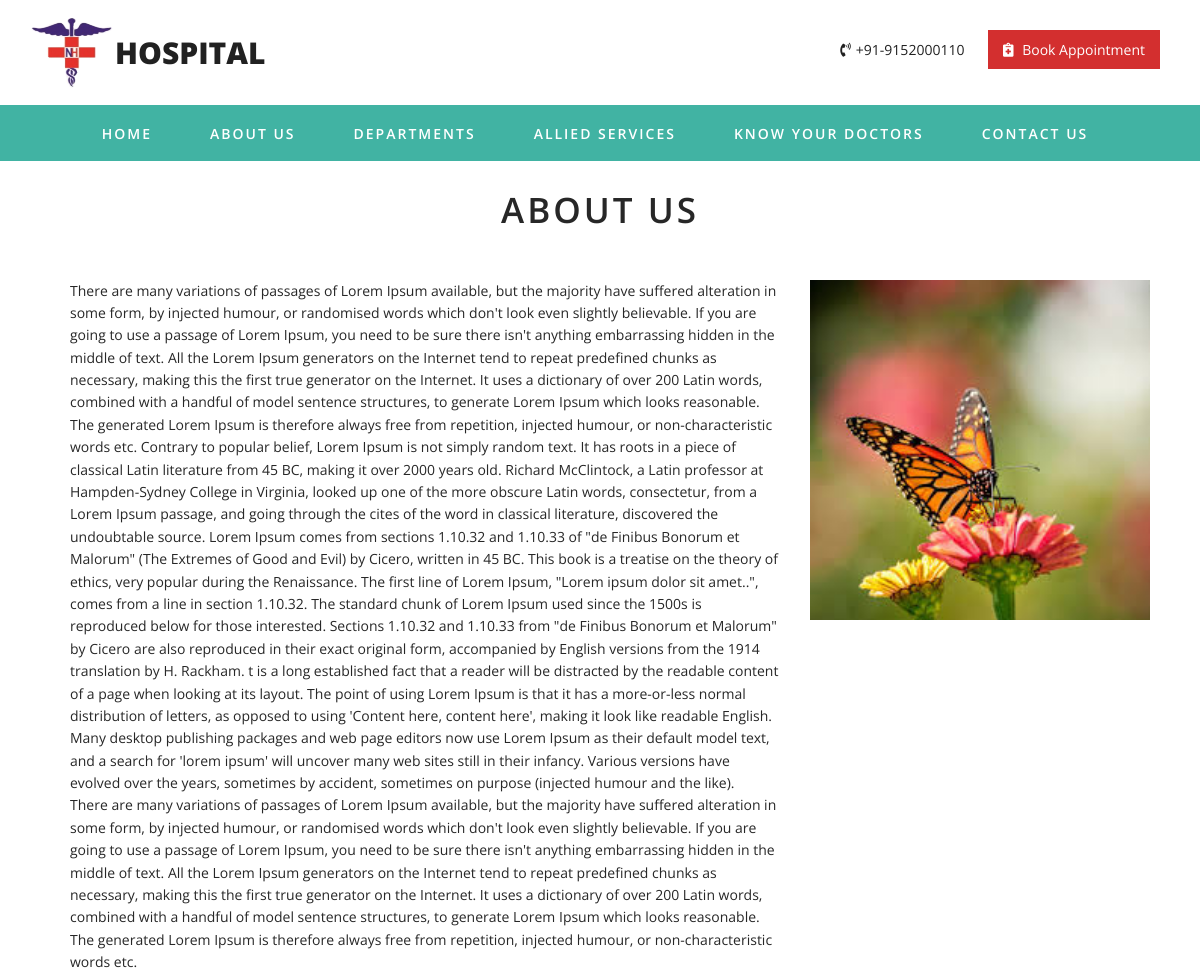
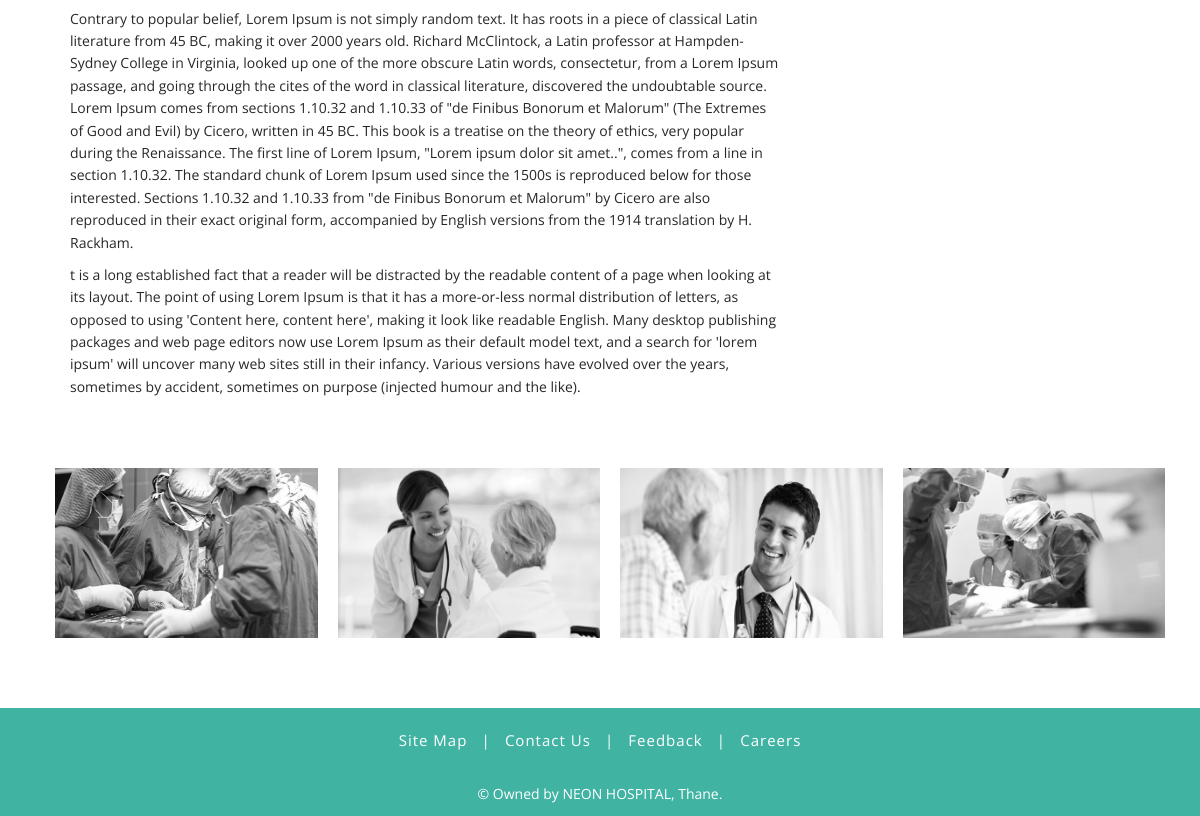
The app's page /index.php/about with its own data (2 pictures, top to bottom).
### tables this page shows
CREATE TABLE `about_us` (
  `id` int(11) NOT NULL,
  `content` text,
  `ft_img` varchar(255) DEFAULT NULL,
  `updated_at` timestamp NOT NULL DEFAULT CURRENT_TIMESTAMP ON UPDATE CURRENT_TIMESTAMP
);

### application/core/MY_Loader.php (called while the page is built, shortened)
<?php
class MY_Loader extends CI_Loader {
    public function template($template_name, $vars = array(), $return = FALSE)
    {
        if($return):
            $content  = $this->view('templates/header', $vars, $return);
            $content .= $this->view($template_name, $vars, $return);
            $content .= $this->view('templates/footer', $vars, $return);
            return $content;
        else:
            $this->view($template_name, $vars);
        endif;
    }
}

### application/controllers/About.php (called while the page is built, shortened)
<?php defined('BASEPATH') or exit('No direct script assess allowed');
class About extends CI_Controller
{
	function __construct(){
		$this->load->model('Home_model');
	}
	public function index() {
		$data = $this->Home_model->get_about_content();
		$aboutData = array(
			'content' => $data['content'],
			'ft_img' => $data['ft_img'],
			'updated_at' => $data['updated_at'],
		);
		$this->load->template('about-us', $aboutData);
	}
}

### index.php (called while the page is built, shortened)
<?php
require_once BASEPATH.'core/CodeIgniter.php';

### application/models/Home_model.php (called while the page is built, shortened)
<?php if ( ! defined('BASEPATH')) exit('No direct script access allowed');
class Home_model extends CI_Model{
    public function get_about_content() {
        $this->db->from('about_us');
        $result = $this->db->get()->result_array();
        if (!empty($result)) return $result[0];
        return FALSE;
    }
}

### application/views/about-us.php (the view)
<div class="main">
	<div class="container">
		<h1>About Us</h1>
		<div class="about-content">
			<div class="col-md-12 abt-sec">
				<div class="col-md-8 word-content">
					<?php echo $content; ?>
					<p>
						There are many variations of passages of Lorem Ipsum available, but the majority have suffered alteration in some form, by injected humour, or randomised words which don't look even slightly believable. If you are going to use a passage of Lorem Ipsum, you need to be sure there isn't anything embarrassing hidden in the middle of text. All the Lorem Ipsum generators on the Internet tend to repeat predefined chunks as necessary, making this the first true generator on the Internet. It uses a dictionary of over 200 Latin words, combined with a handful of model sentence structures, to generate Lorem Ipsum which looks reasonable. The generated Lorem Ipsum is therefore always free from repetition, injected humour, or non-characteristic words etc.
					</p>
					<p>
						Contrary to popular belief, Lorem Ipsum is not simply random text. It has roots in a piece of classical Latin literature from 45 BC, making it over 2000 years old. Richard McClintock, a Latin professor at Hampden-Sydney College in Virginia, looked up one of the more obscure Latin words, consectetur, from a Lorem Ipsum passage, and going through the cites of the word in classical literature, discovered the undoubtable source. Lorem Ipsum comes from sections 1.10.32 and 1.10.33 of "de Finibus Bonorum et Malorum" (The Extremes of Good and Evil) by Cicero, written in 45 BC. This book is a treatise on the theory of ethics, very popular during the Renaissance. The first line of Lorem Ipsum, "Lorem ipsum dolor sit amet..", comes from a line in section 1.10.32.
						The standard chunk of Lorem Ipsum used since the 1500s is reproduced below for those interested. Sections 1.10.32 and 1.10.33 from "de Finibus Bonorum et Malorum" by Cicero are also reproduced in their exact original form, accompanied by English versions from the 1914 translation by H. Rackham.
					</p>
					<p>
						t is a long established fact that a reader will be distracted by the readable content of a page when looking at its layout. The point of using Lorem Ipsum is that it has a more-or-less normal distribution of letters, as opposed to using 'Content here, content here', making it look like readable English. Many desktop publishing packages and web page editors now use Lorem Ipsum as their default model text, and a search for 'lorem ipsum' will uncover many web sites still in their infancy. Various versions have evolved over the years, sometimes by accident, sometimes on purpose (injected humour and the like).
					</p>
				</div>
				<div class="col-md-4 chairperson-img">
					<img src="<?php echo base_url().'uploads/images/about-ft-img/'.$ft_img; ?>" class="img-responsive">
				</div>
			</div>
			<div class="col-md-12 abt-sec">
				<div class="about-carousal-wrap">
					<div class="owl-carousel owl-theme about-carousal">
						<div class="item"> <img src="assets/images/about-banner/about1.jpg" class="img-responsive" alt="">
						</div>
						<div class="item"> <img src="assets/images/about-banner/about2.jpg" class="img-responsive" alt="">
						</div>
						<div class="item"> <img src="assets/images/about-banner/about3.jpg" class="img-responsive" alt="">
						</div>
						<div class="item"> <img src="assets/images/about-banner/about4.jpg" class="img-responsive" alt="">
						</div>
					</div>
				</div>
			</div>
		</div>
	</div>
</div>

### assets/css/site.css (style rules this page uses)
body { color: #272727; background: #fff; font-family: "Open Sans", sans-serif; font-size: 14px !important; line-height: 1.6; margin: 0px; }
* { margin: 0; padding: 0; }
h1 { font-weight: 600; margin: 0rem; font-size: 35px; margin: 30px 0; text-transform: uppercase; text-align: center; letter-spacing: 3px; }
.about-carousal-wrap { margin: 20px 0px; width: 100%; float: left; }
.about-carousal img { height: 170px; filter: grayscale(1); transition: all 0.8s ease; }
.main { width: 100%; float: left; min-height: 500px; margin-bottom: 30px; }
.abt-sec { margin: 20px 10px; }
.chairperson-img img { width: 350px; }

### records on screen
about_us: content "There are many variations of passages of Lorem Ipsum available, but the majority have suffered alteration in some form, by injected humour, or randomised words which don't look even slightly believable. If you are going to use a passage of Lorem Ipsum, you need to be sure there isn't anything embarrassing hidden in the middle of text. All the Lorem Ipsum generators on the Internet tend to repeat predefined chunks as necessary, making this the first true generator on the Internet. It uses a dictionary of over 200 Latin words, combined with a handful of model sentence structures, to generate Lorem Ipsum which looks reasonable. The generated Lorem Ipsum is therefore always free from…", ft_img (picture)
